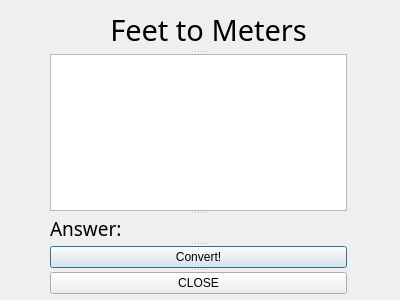
<?xml version="1.0" encoding="UTF-8"?>
<ui version="4.0">
 <class>seconddialog</class>
 <widget class="QDialog" name="seconddialog">
  <property name="geometry">
   <rect>
    <x>0</x>
    <y>0</y>
    <width>400</width>
    <height>300</height>
   </rect>
  </property>
  <property name="windowTitle">
   <string>Dialog</string>
  </property>
  <widget class="QSplitter" name="splitter">
   <property name="geometry">
    <rect>
     <x>50</x>
     <y>10</y>
     <width>297</width>
     <height>284</height>
    </rect>
   </property>
   <property name="orientation">
    <enum>Qt::Vertical</enum>
   </property>
   <widget class="QLabel" name="ftomTitle">
    <property name="font">
     <font>
      <family>Hey August</family>
      <pointsize>22</pointsize>
     </font>
    </property>
    <property name="layoutDirection">
     <enum>Qt::LeftToRight</enum>
    </property>
    <property name="text">
     <string>        Feet to Meters</string>
    </property>
   </widget>
   <widget class="QPlainTextEdit" name="feetTextEdit"/>
   <widget class="QLabel" name="meterAnswer">
    <property name="font">
     <font>
      <family>Century Gothic</family>
      <pointsize>14</pointsize>
     </font>
    </property>
    <property name="text">
     <string>Answer:</string>
    </property>
   </widget>
   <widget class="QPushButton" name="ftmConvert">
    <property name="text">
     <string>Convert!</string>
    </property>
   </widget>
   <widget class="QPushButton" name="pushButton">
    <property name="text">
     <string>CLOSE</string>
    </property>
   </widget>
  </widget>
 </widget>
 <resources/>
 <connections>
  <connection>
   <sender>pushButton</sender>
   <signal>clicked()</signal>
   <receiver>seconddialog</receiver>
   <slot>close()</slot>
   <hints>
    <hint type="sourcelabel">
     <x>200</x>
     <y>278</y>
    </hint>
    <hint type="destinationlabel">
     <x>365</x>
     <y>289</y>
    </hint>
   </hints>
  </connection>
 </connections>
</ui>
